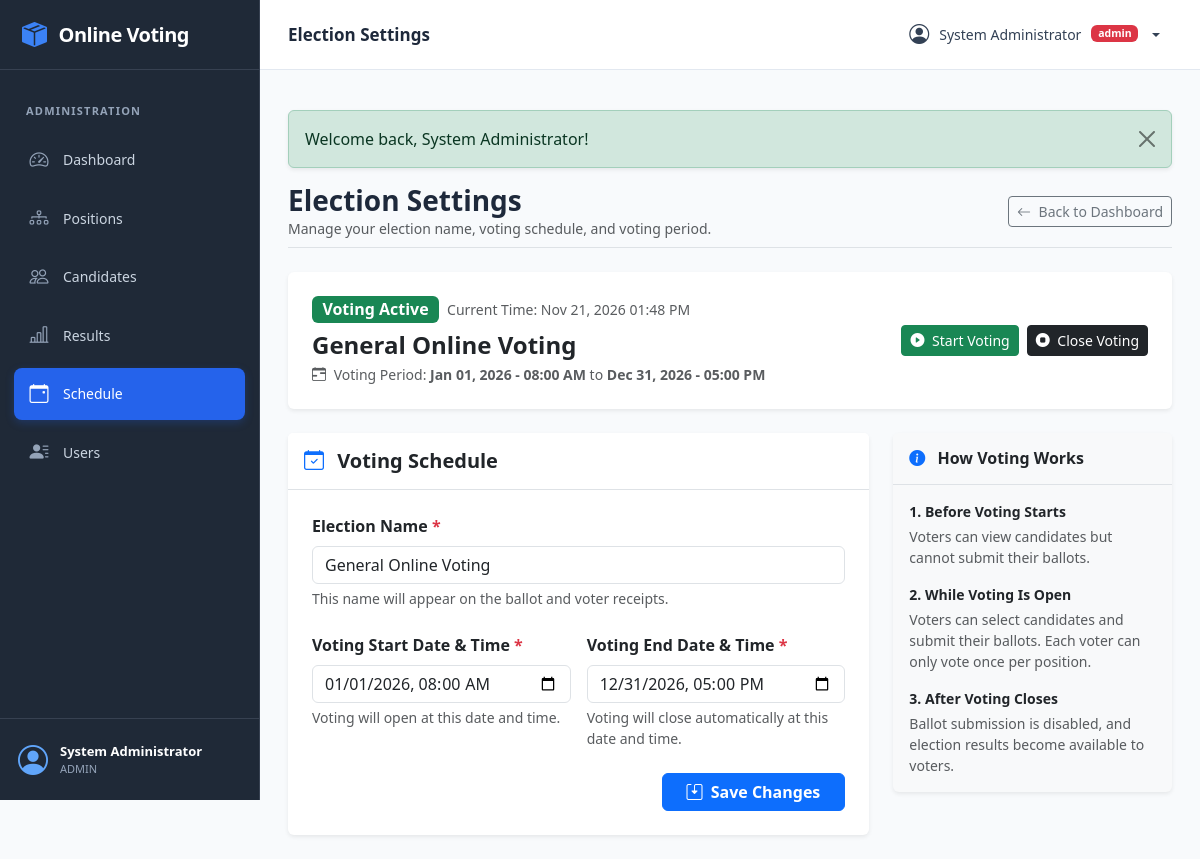
Screenshot of /admin/settings.php (signed in) with the database file from the repository.
### tables this page shows
CREATE TABLE IF NOT EXISTS `settings` (
  `setting_key` VARCHAR(50) NOT NULL PRIMARY KEY,
  `setting_value` TEXT NULL,
  `updated_at` TIMESTAMP DEFAULT CURRENT_TIMESTAMP ON UPDATE CURRENT_TIMESTAMP
);

### admin/settings.php (the view, shortened to what this page needs)
<?php
require_once __DIR__ . '/../db_connect.php';
require_once __DIR__ . '/../includes/functions.php';
$currentTitle = get_setting(
    $pdo,
    'election_title',
    'General Online Voting'
);
$currentStart = get_setting(
    $pdo,
    'election_start',
    '2026-01-01 08:00:00'
);
$currentEnd = get_setting(
    $pdo,
    'election_end',
    '2026-12-31 17:00:00'
);
$startInputValue = date(
    'Y-m-d\TH:i',
    strtotime($currentStart) ?: time()
);
$endInputValue = date(
    'Y-m-d\TH:i',
    strtotime($currentEnd) ?: time() + 86400
);
$scheduleStatus = get_election_schedule($pdo);
require_once __DIR__ . '/../includes/header.php';
?>
<div class="d-flex flex-wrap justify-content-between align-items-center mb-4 pb-2 border-bottom">
    <div>
        <h2 class="h3 fw-bold mb-0">
            Election Settings
        </h2>
        <p class="text-muted small mb-0">
            Manage your election name, voting schedule, and voting period.
        </p>
    </div>
    <div class="mt-2 mt-md-0">
        <a href="<?= url('admin/dashboard.php'); ?>"
           class="btn btn-outline-secondary btn-sm">
            <i class="bi bi-arrow-left me-1"></i>
            Back to Dashboard
        </a>
    </div>
</div>
<div class="card mb-4 border-0 shadow-sm bg-white">
    <div class="card-body p-4 d-flex flex-wrap align-items-center justify-content-between gap-3">
        <div>
            <div class="d-flex flex-wrap align-items-center gap-2 mb-2">
                <span class="badge <?= e($scheduleStatus['badgeClass']); ?> fs-6">
                    <?= e($scheduleStatus['label']); ?>
                </span>
                <span class="text-muted small">
                    Current Time: <?= date('M d, Y h:i A'); ?>
                </span>
            </div>
            <h4 class="fw-bold text-dark mb-1">
                <?= e($currentTitle); ?>
            </h4>
            <p class="text-muted small mb-0">
                <i class="bi bi-calendar-range me-1"></i>
                Voting Period:
                <strong>
                    <?= date('M d, Y - h:i A', strtotime($currentStart)); ?>
                </strong>
                to
                <strong>
                    <?= date('M d, Y - h:i A', strtotime($currentEnd)); ?>
                </strong>
            </p>
        </div>
        <div class="d-flex flex-wrap gap-2">
            <form method="POST"
                  action="<?= url('admin/settings.php'); ?>"
                  class="d-inline"
                  onsubmit="return confirm('Are you sure you want to start voting now? This will set a new 48-hour voting period.');">
                <button type="submit"
                        class="btn btn-success btn-sm"
                        title="Start voting immediately for 48 hours">
                    <i class="bi bi-play-circle-fill me-1"></i>
                    Start Voting
                </button>
            </form>
            <form method="POST"
                  action="<?= url('admin/settings.php'); ?>"
                  class="d-inline"
                  onsubmit="return confirm('Are you sure you want to close voting immediately?');">
                <button type="submit"
                        class="btn btn-dark btn-sm"
                        title="Close voting immediately">
                    <i class="bi bi-stop-circle-fill me-1"></i>
                    Close Voting
                </button>
            </form>
        </div>
    </div>
</div>
<div class="row g-4">
    <div class="col-lg-8">
        <div class="card border-0 shadow-sm">
            <div class="card-header bg-white border-bottom py-3">
                <h5 class="fw-bold mb-0">
                    <i class="bi bi-calendar-check me-2 text-primary"></i>
                    Voting Schedule
                </h5>
            </div>
            <div class="card-body p-4">
                <form method="POST"
                      action="<?= url('admin/settings.php'); ?>"
                      novalidate>
                    <div class="mb-4">
                        <label for="election_title"
                               class="form-label fw-semibold">
                            Election Name
                            <span class="text-danger">*</span>
                        </label>
                        <input type="text"
                               name="election_title"
                               id="election_title"
                               class="form-control"
                               value="<?= e($currentTitle); ?>"
                               placeholder="Enter election name"
                               required
                               maxlength="150">
                        <div class="form-text">
                            This name will appear on the ballot and voter receipts.
                        </div>
                    </div>
                    <div class="row g-3 mb-4">
                        <div class="col-md-6">
                            <label for="election_start"
                                   class="form-label fw-semibold">
                                Voting Start Date & Time
                                <span class="text-danger">*</span>
                            </label>
                            <input type="datetime-local"
                                   name="election_start"
                                   id="election_start"
                                   class="form-control"
                                   value="<?= e($startInputValue); ?>"
                                   required>
                            <div class="form-text">
                                Voting will open at this date and time.
                            </div>
                        </div>
                        <div class="col-md-6">
                            <label for="election_end"
                                   class="form-label fw-semibold">
                                Voting End Date & Time
                                <span class="text-danger">*</span>
                            </label>
                            <input type="datetime-local"
                                   name="election_end"
                                   id="election_end"
                                   class="form-control"
                                   value="<?= e($endInputValue); ?>"
                                   required>
                            <div class="form-text">
                                Voting will close automatically at this date and time.
                            </div>
                        </div>
                    </div>
                    <div class="d-flex justify-content-end">
                        <button type="submit"
                                class="btn btn-primary px-4 fw-semibold">
                            <i class="bi bi-save2 me-1"></i>
                            Save Changes
                        </button>
                    </div>
                </form>
            </div>
        </div>
    </div>
    <div class="col-lg-4">
        <div class="card border-0 shadow-sm bg-light">
            <div class="card-header bg-light border-bottom py-3">
                <h6 class="fw-bold mb-0 text-dark">
                    <i class="bi bi-info-circle-fill text-primary me-2"></i>
                    How Voting Works
                </h6>
            </div>
            <div class="card-body small text-muted">
                <div class="mb-3">
                    <strong class="text-dark d-block mb-1">
                        1. Before Voting Starts
                    </strong>
                    Voters can view candidates but cannot submit their ballots.
                </div>
                <div class="mb-3">
                    <strong class="text-dark d-block mb-1">
                        2. While Voting Is Open
                    </strong>
                    Voters can select candidates and submit their ballots.
                    Each voter can only vote once per position.
                </div>
                <div>
                    <strong class="text-dark d-block mb-1">
                        3. After Voting Closes
                    </strong>
                    Ballot submission is disabled, and election results
                    become available to voters.
                </div>
            </div>
        </div>
    </div>
</div>
<?php require_once __DIR__ . '/../includes/footer.php'; ?>

### assets/css/style.css (style rules this page uses)
:root { --sidebar-width: 260px; --sidebar-bg: #1f2937; --sidebar-text: #cbd5e1; --sidebar-active: #2563eb; --header-height: 70px; }
html, body { min-height: 100%; }
body { margin: 0; background-color: #f8fafc; color: #1e293b; font-family: system-ui, -apple-system, "Segoe UI", Roboto, Arial, sans-serif; display: block; }

### rows the page displays
settings: setting_value "General Online Voting", election_title "General Online Voting"
settings: setting_value "Jan 01, 2026 - 08:00 AM", election_start "01/01/2026 08:00"
settings: setting_value "Dec 31, 2026 - 05:00 PM", election_end "12/31/2026 17:00"

### other values shown
$_SESSION['full_name'] "System Administrator"
$_SESSION['role'] "ADMIN"
$pageTitle "Election Settings"
$_SESSION['role'] "admin"
$message "Welcome back, System Administrator!"
$scheduleStatus['label'] "Voting Active"
